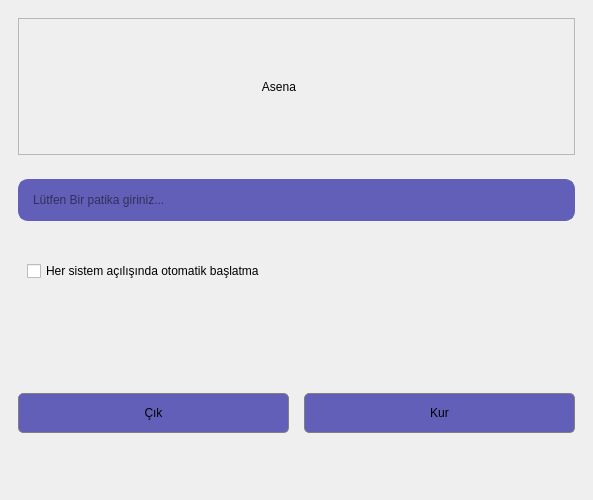
<?xml version="1.0" encoding="UTF-8"?>
<ui version="4.0">
 <class>Form</class>
 <widget class="QWidget" name="Form">
  <property name="geometry">
   <rect>
    <x>0</x>
    <y>0</y>
    <width>593</width>
    <height>500</height>
   </rect>
  </property>
  <property name="minimumSize">
   <size>
    <width>593</width>
    <height>500</height>
   </size>
  </property>
  <property name="maximumSize">
   <size>
    <width>593</width>
    <height>500</height>
   </size>
  </property>
  <property name="windowTitle">
   <string>Form</string>
  </property>
  <property name="styleSheet">
   <string notr="true">QWidget {
	background-color: &quot;#1c1c30&quot;;
}

QLabel {
	font: 700 18pt &quot;Arial&quot;;
}

QPushButton {	
	background-color: #625fb8;
	border: 1px solid gray;
	border-radius: 5px;
	font: 700 11pt &quot;Arial&quot;;
	height: 38px;
}

QPushButton:hover {
	background-color: #8784e0;
}

QLineEdit { 
    background-color: #625fb8;
	font: 700 11pt &quot;Arial&quot;;
    color: &quot;black&quot;;
    border-radius: 10px;
    padding: 10;
    background-repeat: no-repeat;
    background-position: right;
    border: 3px solid  #625fb8;
}

QLineEdit#setup_path {
	background-image: url(:/resources/folder32px.png);
	background-position: right;
}

QTextEdit {
	font: 700 9pt &quot;Arial&quot;;
}</string>
  </property>
  <layout class="QHBoxLayout" name="horizontalLayout">
   <property name="spacing">
    <number>0</number>
   </property>
   <property name="leftMargin">
    <number>0</number>
   </property>
   <property name="topMargin">
    <number>0</number>
   </property>
   <property name="rightMargin">
    <number>0</number>
   </property>
   <property name="bottomMargin">
    <number>0</number>
   </property>
   <item>
    <widget class="QWidget" name="main_widget" native="true">
     <layout class="QVBoxLayout" name="verticalLayout">
      <item>
       <widget class="QFrame" name="frame">
        <property name="frameShape">
         <enum>QFrame::Shape::NoFrame</enum>
        </property>
        <property name="frameShadow">
         <enum>QFrame::Shadow::Raised</enum>
        </property>
        <layout class="QVBoxLayout" name="verticalLayout_3">
         <item>
          <widget class="QFrame" name="frame_6">
           <property name="frameShape">
            <enum>QFrame::Shape::StyledPanel</enum>
           </property>
           <property name="frameShadow">
            <enum>QFrame::Shadow::Raised</enum>
           </property>
           <layout class="QHBoxLayout" name="horizontalLayout_3">
            <property name="spacing">
             <number>2</number>
            </property>
            <property name="leftMargin">
             <number>0</number>
            </property>
            <property name="topMargin">
             <number>0</number>
            </property>
            <property name="rightMargin">
             <number>0</number>
            </property>
            <property name="bottomMargin">
             <number>0</number>
            </property>
            <item>
             <widget class="QLabel" name="app_text">
              <property name="text">
               <string>Asena</string>
              </property>
              <property name="alignment">
               <set>Qt::AlignmentFlag::AlignRight|Qt::AlignmentFlag::AlignTrailing|Qt::AlignmentFlag::AlignVCenter</set>
              </property>
             </widget>
            </item>
            <item>
             <widget class="QLabel" name="icon_label">
              <property name="text">
               <string/>
              </property>
              <property name="pixmap">
               <pixmap resource="../assets/assets.qrc">:/resources/rose32px.png</pixmap>
              </property>
             </widget>
            </item>
           </layout>
          </widget>
         </item>
        </layout>
       </widget>
      </item>
      <item>
       <widget class="QFrame" name="frame_2">
        <property name="frameShape">
         <enum>QFrame::Shape::NoFrame</enum>
        </property>
        <property name="frameShadow">
         <enum>QFrame::Shadow::Raised</enum>
        </property>
        <layout class="QVBoxLayout" name="verticalLayout_2">
         <item>
          <widget class="QLineEdit" name="setup_path">
           <property name="placeholderText">
            <string>Lütfen Bir patika giriniz...</string>
           </property>
          </widget>
         </item>
         <item>
          <widget class="QFrame" name="frame_5">
           <property name="frameShape">
            <enum>QFrame::Shape::NoFrame</enum>
           </property>
           <property name="frameShadow">
            <enum>QFrame::Shadow::Raised</enum>
           </property>
           <layout class="QHBoxLayout" name="horizontalLayout_4">
            <item>
             <widget class="QCheckBox" name="persistance_btn">
              <property name="text">
               <string>Her sistem açılışında otomatik başlatma</string>
              </property>
             </widget>
            </item>
           </layout>
          </widget>
         </item>
        </layout>
       </widget>
      </item>
      <item>
       <widget class="QTextEdit" name="textEdit">
        <property name="maximumSize">
         <size>
          <width>16777215</width>
          <height>0</height>
         </size>
        </property>
        <property name="frameShape">
         <enum>QFrame::Shape::NoFrame</enum>
        </property>
        <property name="textInteractionFlags">
         <set>Qt::TextInteractionFlag::NoTextInteraction</set>
        </property>
       </widget>
      </item>
      <item>
       <widget class="QFrame" name="frame_3">
        <property name="frameShape">
         <enum>QFrame::Shape::NoFrame</enum>
        </property>
        <property name="frameShadow">
         <enum>QFrame::Shadow::Raised</enum>
        </property>
        <layout class="QHBoxLayout" name="horizontalLayout_2">
         <property name="spacing">
          <number>15</number>
         </property>
         <item>
          <widget class="QPushButton" name="exit_btn">
           <property name="text">
            <string>Çık</string>
           </property>
          </widget>
         </item>
         <item>
          <widget class="QPushButton" name="setup_btn">
           <property name="text">
            <string>Kur</string>
           </property>
          </widget>
         </item>
        </layout>
       </widget>
      </item>
     </layout>
    </widget>
   </item>
  </layout>
 </widget>
 <resources>
  <include location="../assets/assets.qrc"/>
 </resources>
 <connections/>
</ui>
